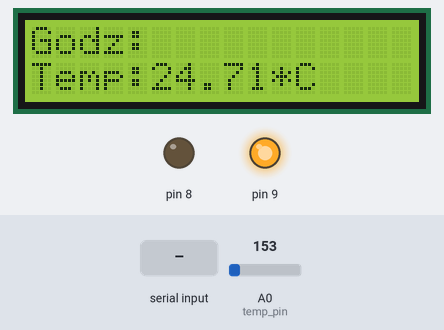
A sketch run on a simulated Arduino Uno, built with avr-gcc and run on an emulated ATmega328P. Shown: 16×2 character LCD, output pins drawn as LEDs (lit = HIGH). Inputs (shaded band) come from the test bench; at power-on: A0 (temp_pin) = 153. What the sketch prints to the serial monitor is not drawn.

Above: at 5.2 s.
5.3 s: A0 (temp_pin) set to 132
At 7.2 s:
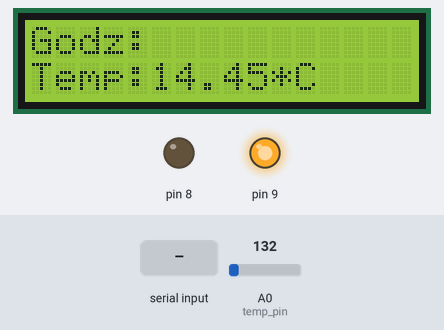
7.5 s: A0 (temp_pin) set to 114
At 8.7 s:
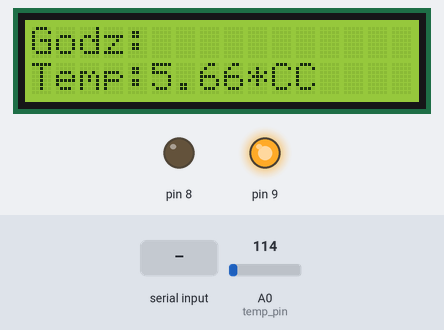
9.5 s: "1" received over Serial
At 12.2 s:
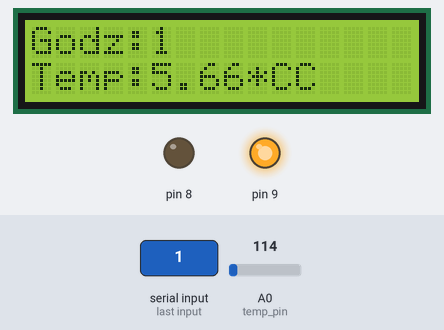
12.5 s: "0" received over Serial
At 14.6 s:
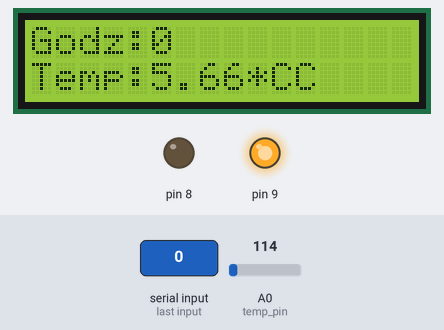
15.5 s: A0 (temp_pin) set to 133
At 17.4 s:
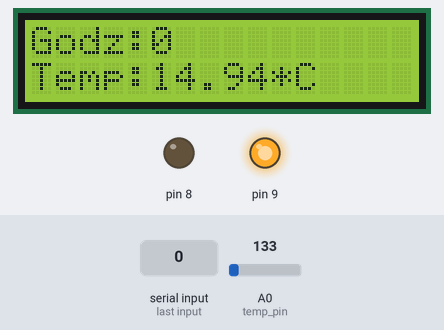
Timing chart, 0 to 18.5 s (numbered marks = the images above; inputs shaded):
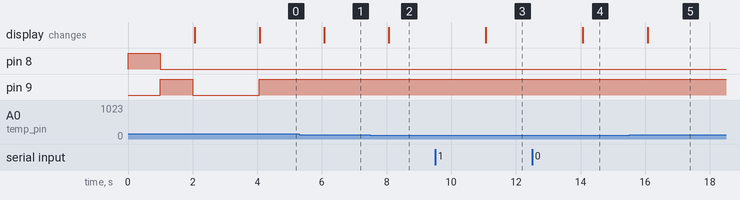

Measured:
- the behaviour switches between 123 and 122 on A0 (temp_pin) (found by bisection; images 1 and 2)
- after the input at 5.3 s, the display: changes after 0.77 s (image 1)
- after the input at 7.5 s, the display: changes after 0.57 s (image 2)
- after the input at 9.5 s, the display: changes after 1.6 s (image 3)
- after the input at 12.5 s, the display: changes after 1.6 s (image 4)
- after the input at 15.5 s, the display: changes after 0.58 s (image 5)

The sketch:

termometr.ino
```cpp
#include <LiquidCrystal.h>
LiquidCrystal lcd(12, 11, 5, 4, 3, 2); //deklarowanie na jakich pinach działa wyświetlacz

const int temp_pin = A0;
const float common_temp = 26.0; // stałe takie jak pin czujnika temperatura do której się odnosze oraz interwał czasu
const long interval = 1000;

unsigned long prev_milis = 0;
String data = "";               //temperatura pobieranie informacji z programu python
float actual_temp = 0;

void setup() {
  Serial.begin(9600);
  for (int i = 8; i < 10; i++) {
    pinMode(i, OUTPUT);
    digitalWrite(i, HIGH);
    delay(1000);                //ustalenie wyjść na pinach
    digitalWrite(i, LOW);
  }

  lcd.begin(16, 2);
  lcd.print("Pokojowy ");
  lcd.setCursor(0, 1);      //"konfiguracja" wyświetlacza oraz tekst początkowy
  lcd.print("Termometr");
  delay(2000);
  lcd.clear();
}


void loop() {
  unsigned long current_milis = millis();

  if (current_milis - prev_milis >= interval) {  //if który sprawdza interwał czasu
    prev_milis = current_milis;

    if (Serial.available() > 0) {
      while (Serial.available() > 0 ) {
        data = Serial.readString();     //odbieranie danych z programu pythona
      }
    }

    int sensor_value = analogRead(temp_pin);
    float voltage = (sensor_value / 1024.0)  * 5.0 ; //badanie temperatury na sensorze
    actual_temp = (voltage - .5) * 100 ;

    if (actual_temp < actual_temp) {
      digitalWrite(8, HIGH);        //zależnie od tego czy temp jest mniejsza czy większa od zadeklarowanej na początku będzoe palić się konkretna dioda
      digitalWrite(9, LOW);
    }
    else {
      digitalWrite(9, HIGH);
      digitalWrite(8, LOW);
    }

    float temp_avg ;

    temp_avg = (temp_avg+actual_temp)/60;

    /*String st_half = data.substring(0,8) ;
    String nd_half = data.substring(8,22) ;*/

    /*Serial.print("Wartosc sensora: ");
    Serial.print(sensorValue);
    Serial.print("  Napiecie: ");
    Serial.print(voltage);  */

    Serial.print("Temperatura C: ");    //dane zapisywnae w monitorze portu szeregowego
    Serial.print(actual_temp);
    Serial.print(" Godzina: ");
    Serial.print(data);
    Serial.print("Godzina inna");
    /*Serial.print(st_half);
    Serial.print(" | ");
    Serial.println(nd_half);*/


    lcd.setCursor(0, 0);
    lcd.print("Godz:");
    lcd.print(data);        //dane wyświetlane na wyświetlaczy
    lcd.setCursor(0, 1);
    lcd.print("Temp:");
    lcd.print(actual_temp);
    lcd.print("*C");

  }
}
```
